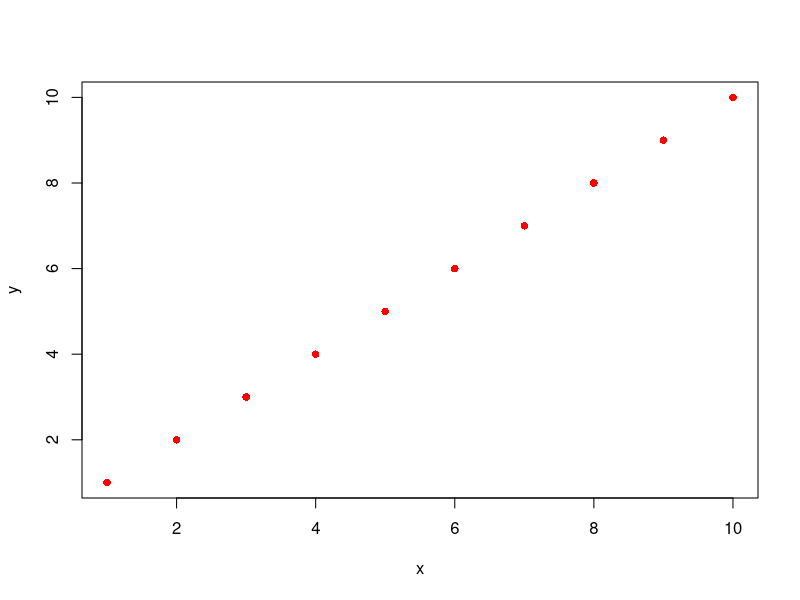
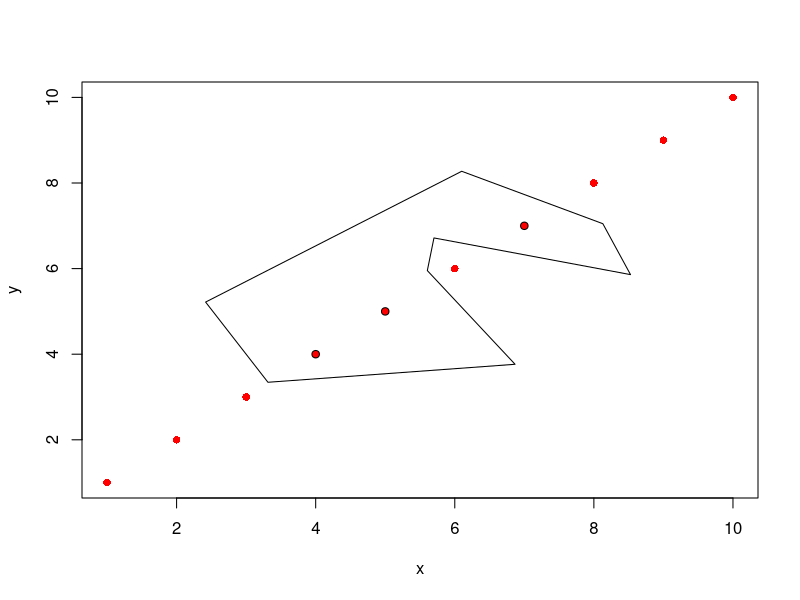

The R script that drew these images, in order:
## ---- chunk 1
x <- data.frame(x=1:10, y=1:10, row.names = 1:10)
plot(x, pch = 16, col = "red")
## ---- chunk 2
selectedPoints <- c("4", "5", "7")
## ---- chunk 3
plot(x, pch = 16, col = "red")
x <- rbind(c(6.099191, 8.274120), 
           c(8.129107, 7.048649),
           c(8.526881, 5.859404),
           c(5.700760, 6.716428),
           c(5.605314, 5.953430),
           c(6.866882, 3.764390),
           c(3.313575, 3.344069),
           c(2.417270, 5.217868))
polygon(x[,1], x[,2])
points(c(4,5,7), c(4,5,7))
## ---- chunk 4
selectedPoints
